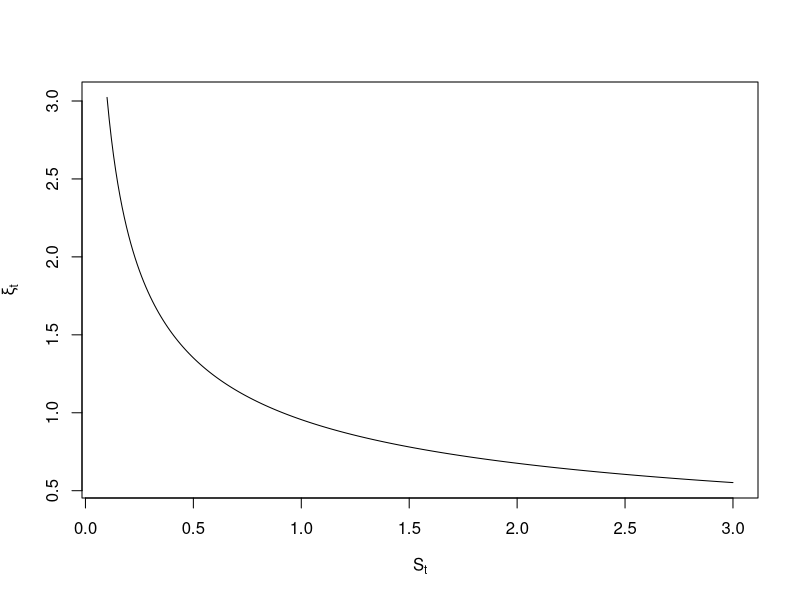
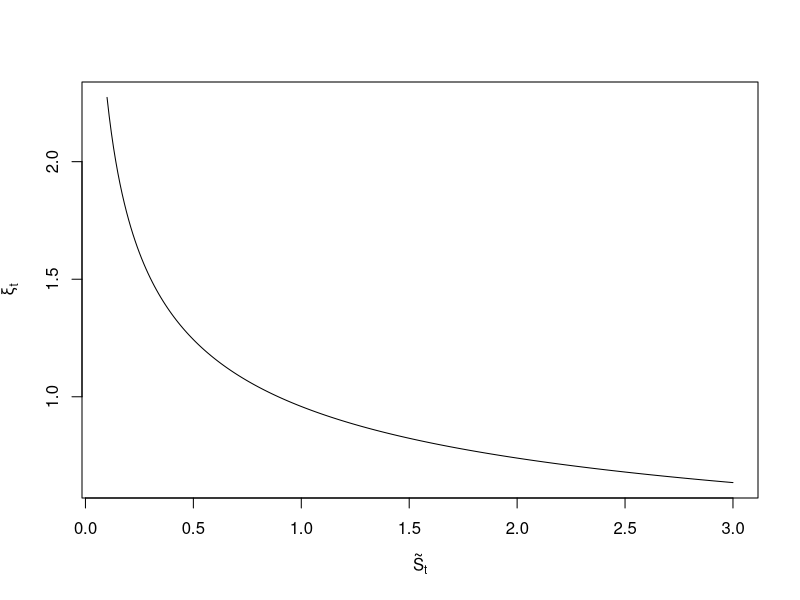

Write the R code that produced these figures, in order. (Note: this script raises an error after producing the figures.)
############ MÉMOIRE: Maitrise en Mathématiques Finacières et Actuarielle  #################

# -SECTION 3: Power Utility - Simulation de marché #
#-Note: toutes les formules sont UNIQUEMENT applicables à la fonction de Power Utility

########## PARAMÈTRES ##########################################
Maturi<-10         #Time until maturity
r_no_risk<-0.02    #Risk free rate
alpha<-0.04        #Risky rate
sigma<-0.2         #Volatility
gamma<-2           #Parameter of Utility function
S_0<-1             #Initial value of the asset (S_0>0)
budget<-1          #Initial Budget amount
N_Simulations<-10000 #Number of Simulations
fee_c_s<-0.005     #Fee applied of the risky asset
fee_c_f<-0.005     #Fee applied of the funds 

Frequ<-52          #Frequency of rebalancing the portfolio
  
a_call_sim<-1
b_call_sim<-1
K_call_sim<-1

library("ggplot2")
alpha_tilde<-alpha-fee_c_s-fee_c_f
r_no_risk_tilde<-r_no_risk-fee_c_f
  
theta_sim<-(alpha-r_no_risk)/sigma
theta_sim_tilde<-(alpha_tilde-r_no_risk_tilde)/sigma
################################################################




########## Graph: xi_t with respect to S_t ##########
ttt<-3
sst<-seq(0.1,3,0.01)
xxi<-lapply(sst,function(x)x^(-theta_sim/sigma)*exp((theta_sim*alpha/sigma-theta_sim*sigma/2-r_no_risk-0.5*theta_sim^2)*ttt))
plot(sst,xxi, type='l',xlab=expression(S[t]),ylab=expression(xi[t]))




########## Graph: xi_t with respect to S_t with fees ##########
ttt<-3
sst<-seq(0.1,3,0.01)
xxi<-lapply(sst,function(x)x^(-theta_sim_tilde/sigma)*exp((theta_sim_tilde*alpha_tilde/sigma-theta_sim_tilde*sigma/2-r_no_risk_tilde-0.5*theta_sim_tilde^2)*ttt))
plot(sst,xxi, type='l',xlab=expression(tilde(S)[t]),ylab=expression(tilde(xi)[t]))
#,yaxt = "n" ,xaxt = "n"

#### "Frequency" - SIMULATIONS - Market ########
# Power Utility, no Call option #

rand_vector4<-rnorm(Maturi*Frequ)
prop_Actif_Risque<-(alpha-r_no_risk)/(gamma*sigma^2)
S_t0<-1
B_t0<-1

S_t_simulated0<-lapply(rand_vector4,function (x)exp((alpha-0.5*sigma^2)/Frequ+sigma*sqrt(1/Frequ)*x))
B_t_simulated0<-rep(exp(r_no_risk/Frequ),Frequ*Maturi)
lambda_0<-(1/budget)^(gamma)*exp((-r_no_risk*gamma+r_no_risk-(0.5*theta_sim^2)+theta_sim^2/(2*gamma))*Maturi)
Ptf_simulated_0<-lambda_0^(-1/gamma)*exp((0.5*theta_sim^2*(1-1/gamma)^2-(r_no_risk+0.5*theta_sim^2)*(1-1/gamma))*Maturi)

Montant_Actif_Risque0<-prop_Actif_Risque*Ptf_simulated_0/S_t0
Montant_Actif_Sans_Risque0<-(Ptf_simulated_0-Montant_Actif_Risque0*S_t0)/B_t0
tool_investment0<-rbind(Montant_Actif_Risque0,Montant_Actif_Sans_Risque0)
  
S_t_simulated1<-cumprod(S_t_simulated0)
B_t_simulated1<-cumprod(B_t_simulated0)

tool_Market0<-rbind(S_t_simulated1[1:(Frequ*Maturi-1)],B_t_simulated1[1:(Frequ*Maturi-1)])
tool_Market1<-rbind(S_t_simulated1,B_t_simulated1)
Ptf_simulated_1<-tool_Market1[,1]%*%tool_investment0
tool_investment1<-rbind(prop_Actif_Risque*Ptf_simulated_1/tool_Market1[1,1],(Ptf_simulated_1-prop_Actif_Risque*Ptf_simulated_1)/tool_Market1[2,1])
#tool_Market1[,1]%*%tool_investment1==tool_Market1[,1]%*%tool_investment0




#Retourne un vecteur contenant les nouveaux montants investis ds l'actif risqué et sans risque, respectivement
Investment_Fonct<-function(S_t,B_t,invest_risq_tm1,invest_srisq_tm1,propor){
  Ptf_ini<-S_t*invest_risq_tm1+invest_srisq_tm1*B_t
  
  investment<-rbind(propor*Ptf_ini/S_t,Ptf_ini*(1-propor)/B_t)

  return(investment)
}
#Investment_Fonct(S_t=1.004773,B_t= 1.000385,invest_risq_tm1=0.2797681,invest_srisq_tm1=0.8393042,propor=0.25)



#Retourne le processus d'investissement de portfeuille
tool_investment[,1]<-tool_investment0
  for (i in 2:(Frequ*Maturi)){
    tool_investment[,i]<-Investment_Fonct(S_t=S_t_simulated1[(i-1)],B_t= B_t_simulated1[(i-1)],invest_risq_tm1=tool_investment[1,(i-1)],invest_srisq_tm1=tool_investment[2,(i-1)],propor=prop_Actif_Risque) 
  }

#Valeur du portfeuille
Ptf_simulated1<-apply(tool_Market1*tool_investment,2,function(x) sum(x))




#### "Frequ" - SIMULATIONS - Market ########
# Power Utility, no Call option #
########### Plusieurs Simulations ###########
tool_investment<-rbind(rep(0,Frequ*Maturi)+1,rep(0,Frequ*Maturi)+1) #Initialisation
tool_invest_risque_multi<-matrix(0,N_Simulations,Frequ*Maturi+1)
tool_invest_srisque_multi<-matrix(0,N_Simulations,Frequ*Maturi+1)
Ptf_simulated1_multi<-matrix(0,N_Simulations,Frequ*Maturi+1)
S_t_simulated1_multi<-matrix(0,N_Simulations,Frequ*Maturi+1)

Montant_Actif_Risque0<-prop_Actif_Risque*Ptf_simulated_0/S_t0
Montant_Actif_Sans_Risque0<-(Ptf_simulated_0-Montant_Actif_Risque0*S_t0)/B_t0
tool_investment0<-rbind(Montant_Actif_Risque0,Montant_Actif_Sans_Risque0)

rand_vector5<-matrix(rnorm(Maturi*Frequ*N_Simulations),N_Simulations,Maturi*Frequ)
S_t_simulated0_multi<-exp((alpha-0.5*sigma^2)/Frequ+sigma*sqrt(1/Frequ)*rand_vector5)
tool_invest_risque_multi[,1]<-tool_investment0[1]
tool_invest_srisque_multi[,1]<-tool_investment0[2]
B_t_simulated0<-rep(exp(r_no_risk/Frequ),Frequ*Maturi)
B_t_simulated0.5<-c(1,B_t_simulated0)
B_t_simulated1<-cumprod(B_t_simulated0.5)


#Retourne l'espérance de l'utilité pour plusieurs simulations
Ptf_optimal_InvStg<-function(props){
  for(j in 1:(N_Simulations)){
  S_t_simulated1_multi[j,]<-c(1,cumprod(S_t_simulated0_multi[j,]))
  
  
  for (i in 2:(Frequ*Maturi+1)){
    tool_each<-Investment_Fonct(S_t=S_t_simulated1_multi[j,i],B_t= B_t_simulated1[i],invest_risq_tm1=tool_invest_risque_multi[j,(i-1)],invest_srisq_tm1=tool_invest_srisque_multi[j,(i-1)],propor=props) 
    tool_invest_risque_multi[j,i]<-tool_each[1]
    tool_invest_srisque_multi[j,i]<-tool_each[2]
  }
  Ptf_simulated1_multi[j,]<-tool_invest_risque_multi[j,]*S_t_simulated1_multi[j,]+tool_invest_srisque_multi[j,]*B_t_simulated1
}
  Utility_T<-1/(1-gamma)*(Ptf_simulated1_multi[,(Frequ*Maturi+1)])^(1-gamma)
  Expected_Utility<-mean(Utility_T)
  return(Expected_Utility)
}

#Ptf_optimal_InvStg(props=0.5) #-0.8181148

#Retourne un vecteur des valeurs terminales 
Ptf_optimal_InvStg_Terminal<-function(props){
  for(j in 1:(N_Simulations)){
    S_t_simulated1_multi[j,]<-c(1,cumprod(S_t_simulated0_multi[j,]))
    
    
    for (i in 2:(Frequ*Maturi+1)){
      tool_each<-Investment_Fonct(S_t=S_t_simulated1_multi[j,i],B_t= B_t_simulated1[i],invest_risq_tm1=tool_invest_risque_multi[j,(i-1)],invest_srisq_tm1=tool_invest_srisque_multi[j,(i-1)],propor=props) 
      tool_invest_risque_multi[j,i]<-tool_each[1]
      tool_invest_srisque_multi[j,i]<-tool_each[2]
    }
    Ptf_simulated1_multi[j,]<-tool_invest_risque_multi[j,]*S_t_simulated1_multi[j,]+tool_invest_srisque_multi[j,]*B_t_simulated1
  }

  return(Ptf_simulated1_multi[,(Frequ*Maturi+1)])
}
############# Vérification de l'utilité à maturité #############











####      "Frequ"     - SIMULATIONS - Market ########
# Power Utility, with Call option & Optimal Proportion #
lambda_opt<-lambda_optimal(r_FL=r_no_risk,alpha_FL=alpha,sigma_FL=sigma,gamma_FL=gamma,K_FL=K_call_sim,b_FL=b_call_sim,a_FL=a_call_sim,X_0_FL=budget,T_FL=Maturi)
x_concavi<-Find_x_theta_PU(b_call_sim,a_call_sim,K_call_sim,gamma)
  
prob_sim<-((r_no_risk+(1/gamma-0.5)*theta_sim^2)*Maturi+log(x_concavi^(-gamma)/lambda_opt))/(theta_sim*sqrt(Maturi))
  
prop_Actif_Risque0<-(theta_sim/gamma+dnorm(prob_sim)/(sqrt(Maturi)*pnorm(prob_sim)))/sigma

#lambda_opt^(-1/gamma)/(a_call_sim^(1-1/gamma))*exp((r_no_risk+0.5*theta_sim^2)*Maturi*(1-1/gamma)+0.5*theta_sim^2*Maturi*(1-1/gamma)^2)*((-1/gamma)*pnorm(((r_no_risk+theta_sim^2)*Maturi-theta_sim^2*Maturi*(1-1/gamma)-indica)/(theta_sim*sqrt(Maturi)))+dnorm(((r_no_risk+theta_sim^2)*Maturi-theta_sim^2*Maturi*(1-1/gamma)-indica)/(theta_sim*sqrt(Maturi))))+tool2
#indica<-((lambda_opt*1/a_call_sim)^(-1/gamma)-K_call_sim)/a_call_sim+b_call_sim 


tool_investment<-rbind(rep(0,Frequ*Maturi)+1,rep(0,Frequ*Maturi)+1) #Initialisation
tool_invest_risque_multi<-matrix(0,N_Simulations,Frequ*Maturi+1)
tool_invest_srisque_multi<-matrix(0,N_Simulations,Frequ*Maturi+1)
Ptf_simulated1_multi<-matrix(0,N_Simulations,Frequ*Maturi+1)
S_t_simulated1_multi<-matrix(0,N_Simulations,Frequ*Maturi+1)
xi_t_simulated1_multi<-matrix(0,N_Simulations,Frequ*Maturi+1)
xi_t_simulated1_multi[,1]<-1

Montant_Actif_Risque0<-prop_Actif_Risque0*Ptf_simulated_0/S_t0
Montant_Actif_Sans_Risque0<-(Ptf_simulated_0-Montant_Actif_Risque0*S_t0)/B_t0
tool_investment0<-rbind(Montant_Actif_Risque0,Montant_Actif_Sans_Risque0)

rand_vector5<-matrix(rnorm(Maturi*Frequ*N_Simulations),N_Simulations,Maturi*Frequ)
S_t_simulated0_multi<-exp((alpha-0.5*sigma^2)/Frequ+sigma*sqrt(1/Frequ)*rand_vector5)
tool_invest_risque_multi[,1]<-tool_investment0[1]
tool_invest_srisque_multi[,1]<-tool_investment0[2]
B_t_simulated0<-rep(exp(r_no_risk/Frequ),Frequ*Maturi)
B_t_simulated0.5<-c(1,B_t_simulated0)
B_t_simulated1<-cumprod(B_t_simulated0.5)
Payoff<-rep(0,N_Simulations)
x_conca<-Find_x_theta_PU(b_o=1,a_o=1,K_o=1,gamma_o=gamma)
lagang<-lambda_optimal(r_FL=r_no_risk,alpha_FL=alpha,sigma_FL=sigma,gamma_FL=gamma,K_FL=1,b_FL=1,a_FL=1,X_0_FL=1,T_FL=Maturi)
vecteur_proportion_opt<-rep(0,(Maturi*Frequ+1)) #Only for the last simulation, so this is why it's a vector

Ptf_optimal_InvStg_Call<-function(a_call,b_call,K_call){ #proportion non-cte and return E(Utility)
  for(j in 1:(N_Simulations)){
    S_t_simulated1_multi[j,]<-c(1,cumprod(S_t_simulated0_multi[j,]))
    
    for (i in 2:(Frequ*Maturi+1)){
      t_sim<-(i-1)/Frequ
      xi_t_simulated1_multi[j,i]<-S_t_simulated1_multi[j,i]^(-theta_sim/sigma)*exp((theta_sim*alpha/sigma-theta_sim*sigma/2-r_no_risk-0.5*theta_sim^2)*t_sim)
      
      if(i!=(Frequ*Maturi+1)){tool3<-((r_no_risk+(1/gamma-0.5)*theta_sim^2)*(Maturi-t_sim)+log(x_conca^(-gamma)/(lagang*xi_t_simulated1_multi[j,i])))/(theta_sim*sqrt(Maturi-t_sim))
    
      props_optimal<-(theta_sim/gamma+dnorm(tool3)/(pnorm(tool3)*sqrt(Maturi-t_sim)))/sigma
      vecteur_proportion_opt[i]<-props_optimal 
      
      tool_each<-Investment_Fonct(S_t=S_t_simulated1_multi[j,i],B_t= B_t_simulated1[i],invest_risq_tm1=tool_invest_risque_multi[j,(i-1)],invest_srisq_tm1=tool_invest_srisque_multi[j,(i-1)],propor=props_optimal) 
      tool_invest_risque_multi[j,i]<-tool_each[1]
      tool_invest_srisque_multi[j,i]<-tool_each[2]
      }
    }
    
    Ptf_simulated1_multi[j,]<-tool_invest_risque_multi[j,]*S_t_simulated1_multi[j,]+tool_invest_srisque_multi[j,]*B_t_simulated1
    Ptf_simulated1_multi[j,(Frequ*Maturi+1)]<-tool_invest_risque_multi[j,(Frequ*Maturi)]*S_t_simulated1_multi[j,(Frequ*Maturi+1)]+tool_invest_srisque_multi[j,(Frequ*Maturi)]*B_t_simulated1[(Frequ*Maturi+1)]
 
     Payoff[j]<-a_call*max(0,Ptf_simulated1_multi[j,(Frequ*Maturi+1)]-b_call)+K_call
      }



  Utility<-1/(1-gamma)*(Payoff)^(1-gamma)
  Expected_Utility<-mean(Utility)
  return(Expected_Utility)
}

#Ptf_optimal_InvStg_Call(a_call=1,b_call=1,K_call=1)# -0.8199844



Ptf_optimal_InvStg_Call_terminal<-function(a_call,b_call,K_call){ #proportion cte and Utility simulated
  for(j in 1:(N_Simulations)){
    S_t_simulated1_multi[j,]<-c(1,cumprod(S_t_simulated0_multi[j,]))
    
    for (i in 2:(Frequ*Maturi+1)){
      t_sim<-(i-1)/Frequ
      xi_t_simulated1_multi[j,i]<-S_t_simulated1_multi[j,i]^(-theta_sim/sigma)*exp((theta_sim*alpha/sigma-theta_sim*sigma/2-r_no_risk-0.5*theta_sim^2)*t_sim)
      
      if(i!=(Frequ*Maturi+1)){tool3<-((r_no_risk+(1/gamma-0.5)*theta_sim^2)*(Maturi-t_sim)+log(x_conca^(-gamma)/(lagang*xi_t_simulated1_multi[j,i])))/(theta_sim*sqrt(Maturi-t_sim))
      
      props_optimal<-(theta_sim/gamma+dnorm(tool3)/(pnorm(tool3)*sqrt(Maturi-t_sim)))/sigma
      vecteur_proportion_opt[i]<-props_optimal 
      
      tool_each<-Investment_Fonct(S_t=S_t_simulated1_multi[j,i],B_t= B_t_simulated1[i],invest_risq_tm1=tool_invest_risque_multi[j,(i-1)],invest_srisq_tm1=tool_invest_srisque_multi[j,(i-1)],propor=props_optimal) 
      tool_invest_risque_multi[j,i]<-tool_each[1]
      tool_invest_srisque_multi[j,i]<-tool_each[2]
      }
    }
    
    Ptf_simulated1_multi[j,]<-tool_invest_risque_multi[j,]*S_t_simulated1_multi[j,]+tool_invest_srisque_multi[j,]*B_t_simulated1
    Ptf_simulated1_multi[j,(Frequ*Maturi+1)]<-tool_invest_risque_multi[j,(Frequ*Maturi)]*S_t_simulated1_multi[j,(Frequ*Maturi+1)]+tool_invest_srisque_multi[j,(Frequ*Maturi)]*B_t_simulated1[(Frequ*Maturi+1)]
    
    Payoff[j]<-a_call*max(0,Ptf_simulated1_multi[j,(Frequ*Maturi+1)]-b_call)+K_call
  }
 
  return(Payoff)
}

#Ptf_optimal_InvStg_Call_terminal(a_call=1,b_call=1,K_call=1)




####################### TESTS SECTION #######################
#Market a Portfolio Overview
par(mfrow=c(3,1))
plot(0:520,c(1,S_t_simulated1),type='l',xlab=' ',ylab=' ',main='Actif risqué')
plot(0:520,c(1,B_t_simulated1),type='l',xlab=' ',ylab=' ',main='Actif sans risque')
plot(0:520,c(Ptf_simulated_0,Ptf_simulated1),type='l',xlab=' ',ylab=' ',main='Portefeuille')

#Utility maximisation, Original Problem 
par(mfrow=c(1,1))
verif<-lapply(seq(0,1,0.05),function(x) Ptf_optimal_InvStg(props=x))
plot(seq(0,1,0.05),verif,type='l',xlab=c( expression(nu[t])),ylab=expression(paste(E,'[ U(',X[T],') ]') ))
abline(v =prop_Actif_Risque, col = "blue", lwd = 2,lty=2)
legend(0.4,-0.80,col='blue', lwd = 2,lty=2,legend=c(expression(paste(nu[t],'*'," = ",frac(alpha-r,gamma*sigma^2)))))

#utility maximisation, On Call Option
verif_Call<-lapply(seq(0,1,0.05),function(x) Ptf_optimal_InvStg_Call(props=x,a_call=1,b_call=1,K_call=1))
plot(seq(0,1,0.05),verif_Call,type='l',xlab=c( expression(nu[t])),ylab=expression(paste(E,'[ U(',X[T],') ]') ))
abline(v =prop_Actif_Risque, col = "blue", lwd = 2,lty=2)
legend(0.4,-0.80,col='blue', lwd = 2,lty=2,legend=c(expression(paste(nu[t],'*'," = ",frac(alpha-r,gamma*sigma^2)))))



########## Histogramme Portefeuille optimal: dynamique et forme fermée ###############
proportion_optimale<-(alpha-r_no_risk)/(gamma*sigma^2)

# Start the clock!
ptm <- proc.time()

Ptf_dyn<-data.frame(valeur_opt=Ptf_optimal_InvStg_Terminal(props=proportion_optimale))
Ptf_theorique<-data.frame(valeur_opt=as.numeric(X_Optimal_base_simulated))

Ptf_dyn$comp<-'Dyn'
Ptf_theorique$comp<-'Theo'

Compa_combin<-rbind(Ptf_dyn,Ptf_theorique)

ggplot(data=Compa_combin,aes(Compa_combin$valeur_opt,group=comp,fill=comp))+
  geom_histogram(colour='black',binwidth = 0.02,alpha=0.5,position = "identity")+
  scale_fill_manual(name="",values=c("yellow","darkgray"),labels=c( expression(paste("X","*"[T],": Dynamique")),expression(paste("X","*"[T],": Théorique"))))+
  labs(x=expression(paste("X","*"[T])), y="# Réalisations")+
  theme(axis.title=element_text(size=16,face="bold"))+
  theme_classic()+
  theme(legend.position=c(0.80,0.65))+
  theme(legend.text=element_text(size=13))+

  geom_vline(aes(xintercept =mean(as.numeric(X_Optimal_base_simulated)), linetype = "Moyenne Théorique: 1.283896"), colour= 'black', data = Compa_combin) +                                                                                                     
  geom_vline(aes(xintercept =mean(as.numeric(Ptf_dyn$valeur_opt)), linetype = "Moyenne Dynamique:1.284377"), colour= 'purple4', data = Compa_combin) +
  scale_linetype_discrete(name = " ")

# Stop the clock
proc.time() - ptm   #136.605 secondes


#  scale_color_manual("Statistics", values = c("Mean" <-"red", "Median" <- "green"))+
#scale_linetype_manual(name = "Thresholds",values = c(2,2))  










########## Histogramme Portefeuille optimal: dynamique et densité ###############
proportion_optimale<-(alpha-r_no_risk)/(gamma*sigma^2)
lbd<-(1/budget)^(gamma)*exp((-r_no_risk*gamma+r_no_risk-(0.5*theta_sim^2)+theta_sim^2/(2*gamma))*Maturi)
mu_mod<-((r_no_risk+0.5*theta_sim^2)*Maturi-log(lbd))/gamma
sigma_mod2<-theta_sim^2*Maturi/gamma^2

mean_theo<-exp(mu_mod+0.5*sigma_mod^2)  


# Start the clock!
ptm <- proc.time()

Ptf_dyn<-data.frame(valeur_opt=Ptf_optimal_InvStg_Terminal(props=proportion_optimale))
x <- seq(0, 3, length.out=100)
df <- with(Ptf_dyn, data.frame(x = x, y = dlnorm(x, mu_mod,sqrt(sigma_mod2))))

Ptf_dyn$comp<-'Dyn'


ggplot(data=Ptf_dyn,aes(Ptf_dyn$valeur_opt))+
  geom_histogram(aes(y=..density..),colour='black',binwidth = 0.05,alpha=0.5,position = "identity")+
  geom_line(data = df, aes(x = x, y = y), color = "red")+
  scale_fill_manual(values=c("firebrick2", "grey"))+
  labs(title='Rebalancements Hebdomadaires',x=expression(paste("X","*"[T])), y="Densité")+
  theme(axis.title=element_text(size=16,face="bold"))+
  theme_classic()+
  theme(legend.position=c(0.75,0.8))+
  theme(legend.text=element_text(size=13))+
  geom_vline(aes(xintercept =mean_theo, linetype = "Moyenne Théorique: 1.268471")) +                                                                                                     
  geom_vline(aes(xintercept =mean(as.numeric(Ptf_dyn$valeur_opt)), linetype = "Moyenne Dynamique:  1.286424"), data = Ptf_dyn)+                                                                                                     
  theme(plot.title = element_text(family = "Helvetica", face = "bold", size = (15),hjust = 0.5))+
  scale_linetype_discrete(name = " ")
 
 # Stop the clock
proc.time() - ptm   #136.605 secondes






########## Histogramme Portefeuille optimal Call: dynamique et forme fermée ###############

ptm_call <- proc.time()

Ptf_dyn_call<-data.frame(valeur_opt=as.numeric(Ptf_optimal_InvStg_Call_terminal(a_call=1,b_call=1,K_call=1)))
Ptf_theorique_call<-data.frame(valeur_opt=as.numeric(X_Optimal_simulated)) #(Voir Memoire_Codes1)

Ptf_dyn_call$comp<-'Dyn'
Ptf_theorique_call$comp<-'Theo'

Compa_combin_call<-rbind(Ptf_dyn_call,Ptf_theorique_call)

ggplot(data=Compa_combin_call,aes(Compa_combin_call$valeur_opt,group=comp,fill=comp))+
  geom_histogram(colour='black',binwidth = 0.02,alpha=0.5,position = "identity")+
  scale_fill_manual(name="",values=c("yellow","darkgray"),labels=c( expression(paste("X","*"[T],": Dynamique")),expression(paste("X","*"[T],": Théorique"))))+
  labs(x=expression(paste("X","*"[T])), y="# Réalisations")+
  theme_classic()+
  geom_vline(xintercept = 1.9999793, linetype="dotted")

proc.time() - ptm_call



################# - Comparaison - #################
#### Histogramme Portefeuille optimal Call: dynamique (16-12-2020) ###############

ptm_call <- proc.time()

Ptf_dyn_call_val_final<-data.frame(valeur_opt=as.numeric(Ptf_optimal_InvStg_Call_terminal(a_call=1,b_call=1,K_call=1)))

Ptf_dyn_call_val_final$comp<-'Dyn'



ggplot(data=Ptf_dyn_call_val_final,aes(Ptf_dyn_call_val_final$valeur_opt,group=comp,fill=comp))+
  geom_histogram(colour='black',binwidth = 0.02,alpha=0.5,position = "identity")+
  labs(x=expression(paste("X","*"[T])), y="# Réalisations")+
  theme_classic()

proc.time() - ptm_call















####### Graphique proportion qui varie dans le temps pour le même S_t (20-01-2020)########
S_test<-0.9
xi_tilde<-S_test^(-theta_sim_tilde/sigma)*exp((theta_sim_tilde*alpha_tilde/sigma-theta_sim_tilde*sigma/2-r_no_risk_tilde-0.5*theta_sim_tilde^2)*t_Test)

proportion_test6<-lapply(seq(0,9.9,0.1),function(x){        
  xi_test<-S_test^(-theta_sim_tilde/sigma)*exp((theta_sim_tilde*alpha_tilde/sigma-theta_sim_tilde*sigma/2-r_no_risk_tilde-0.5*theta_sim_tilde^2)*x)
  interior<-((r_no_risk_tilde+(1/gamma-0.5)*theta_sim_tilde^2)*(Maturi- x)+log((x_concavi^(-gamma))/(xi_test*lambda_opt)))/(theta_sim_tilde*sqrt(Maturi-x))  
  return((theta_sim_tilde/gamma+dnorm(interior)/(pnorm(interior)*sqrt(Maturi-x)))/sigma)
})

plot(seq(0,9.9,0.1),proportion_test1,type='l',xlab="Temps (t)",ylab=expression(nu[t]),ylim=c(0,6))
lines(seq(0,9.9,0.1),proportion_test2,col="red")
lines(seq(0,9.9,0.1),proportion_test3,col="blue")
lines(seq(0,9.9,0.1),proportion_test4,col="purple")
lines(seq(0,9.9,0.1),proportion_test5,col="blue4")
lines(seq(0,9.9,0.1),proportion_test6,col="orange")
legend(0, 6, legend=c(expression(paste(S[t],"=0.9")), expression(paste(S[t],"=1")), expression(paste(S[t],"=1.1")),expression(paste(S[t],"=1.2")),expression(paste(S[t],"=1.3")),expression(paste(S[t],"=1.4"))),
       col=c("orange","black", "red","blue","purple","blue4"), lty=c(1,1,1,1,1), cex=0.8)

#### TEST ####
par(mfrow=c(1,1))
tre<-c(1,1/0)
tre[2]<-4
